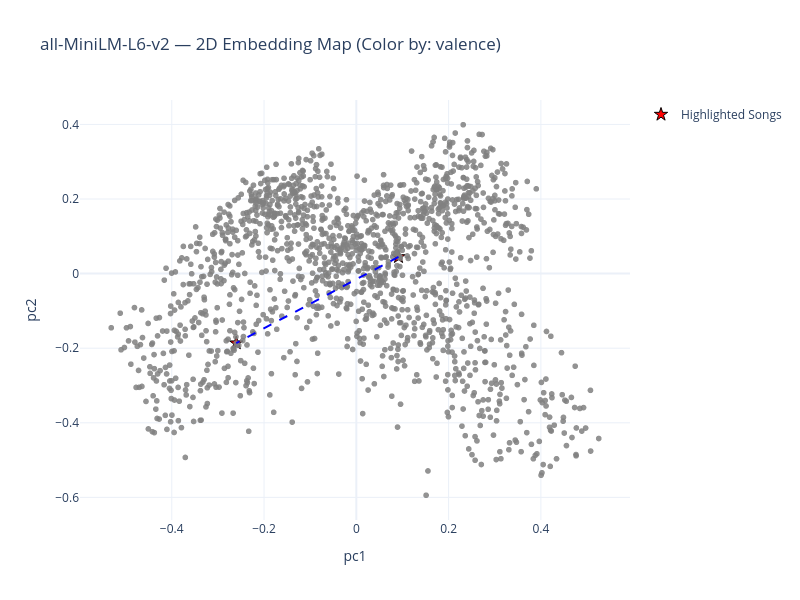
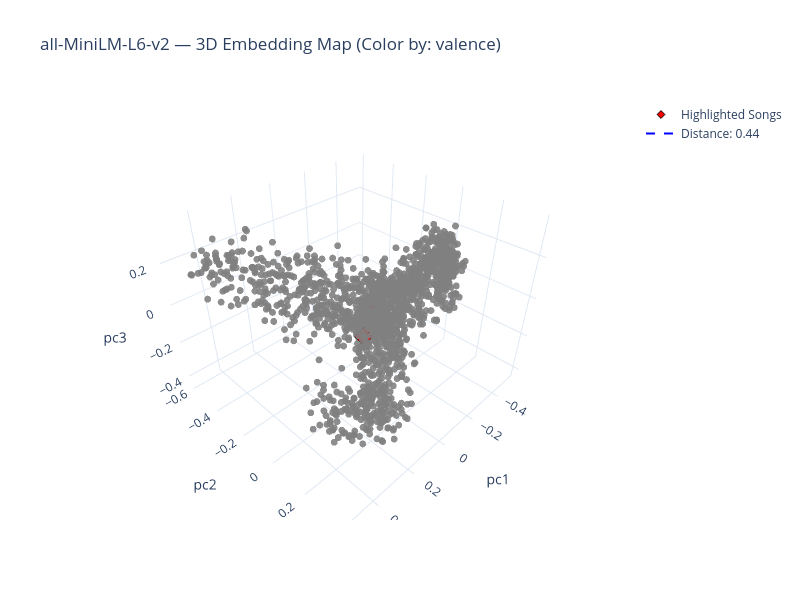
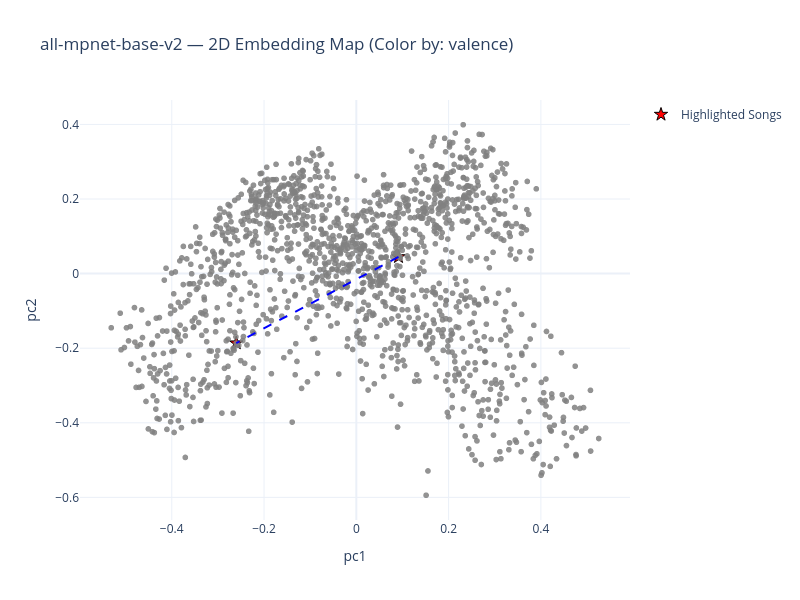
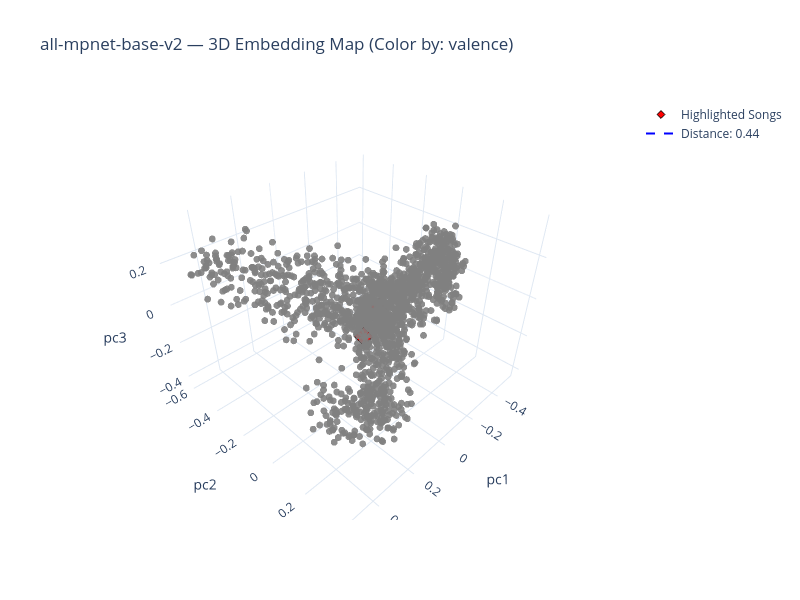

The cell these charts' notebook holds for them, in order:
### Markdown cell above
## 1.4 Visualising the embedding space (2D & 3D PCA)

We reduce the high‑dimensional embeddings with PCA for exploration.

> This is only for **intuition** — we are NOT training on the 2D/3D projections.

### Code cell
import pickle
import os
import sentence_transformers
import plotly.express as px
import plotly.graph_objects as go # Import plotly.graph_objects
import numpy as np
from sklearn.decomposition import PCA
import pandas as pd

# ============================
# ✅ GENERATE PCA VISUALIZATIONS (6 GRAPHS)
# ============================

# -------------------------
# 1. CHOOSE COLOR HERE
# -------------------------
COLOR_BY = 'valence'  # 👈 Changed to 'valence'

# -------------------------
# 2. SAMPLE EMBEDDINGS
# -------------------------
max_points = min(1500, len(df))
np.random.seed(1234)  # Set seed for reproducibility

idx_sample = np.random.choice(len(df), max_points, replace=False)
X_sample = results[next(iter(results))]["embeddings"][idx_sample]  # Use any model's embeddings for viz
df_sample = df.iloc[idx_sample].reset_index(drop=True)

# -------------------------
# 3. SAFE HOVER LABEL
# -------------------------
if PROJECT == "fashion" and "product_name" in df_sample.columns:
    hover_col = "product_name"
elif "title" in df_sample.columns:
    hover_col = "title"
elif PROJECT == "music":
    music_hover_cols = [col for col in ["track_name", "track_artist", "valence", "energy", "playlist_subgenre", "decade"] if col in df_sample.columns]
    if music_hover_cols:
        hover_col = music_hover_cols
    else:
        hover_col = df_sample.columns[0]
else:
    hover_col = df_sample.columns[0]

# -------------------------
# 4. DERIVED COLOR FEATURES (SAFE)
# -------------------------
if PROJECT == "recipes" and "ingredients" in df_sample.columns:
    df_sample["complexity"] = df_sample["ingredients"].apply(lambda x: len(str(x)))

if PROJECT == "movies" and "genres" in df_sample.columns:
    df_sample["main_genre"] = df_sample["genres"].astype(str).apply(lambda x: x.split("|")[0])

if PROJECT == "music" and "genres" in df_sample.columns:
    df_sample["main_genre"] = df_sample["genres"].astype(str).apply(lambda x: x.split("|")[0])

# -------------------------
# 5. SELECT TWO RANDOM SONGS TO HIGHLIGHT
# -------------------------
np.random.seed(1234)
highlight_indices = np.random.choice(len(df_sample), 2, replace=False)
highlight_indices = sorted(highlight_indices.tolist())

df_sample.iloc[highlight_indices[0], :] = df_sample.iloc[highlight_indices[0], :].copy()
df_sample.iloc[highlight_indices[1], :] = df_sample.iloc[highlight_indices[1], :].copy()

# Create highlight columns
df_sample["is_highlight"] = 0
df_sample.iloc[highlight_indices[0], df_sample.columns.get_loc("is_highlight")] = 1
df_sample.iloc[highlight_indices[1], df_sample.columns.get_loc("is_highlight")] = 1

# -------------------------
# 6. PCA REDUCTION
# -------------------------
pca_2d = PCA(n_components=2)
X_2d = pca_2d.fit_transform(X_sample)
df_sample["pc1"] = X_2d[:, 0]
df_sample["pc2"] = X_2d[:, 1]

pca_3d = PCA(n_components=3)
X_3d = pca_3d.fit_transform(X_sample)
df_sample["pc3"] = X_3d[:, 2]

# -------------------------
# 7. CALCULATE DISTANCE BETWEEN HIGHLIGHTED POINTS
# -------------------------
highlight_2d = df_sample.loc[highlight_indices, ["pc1", "pc2"]]
highlight_3d = df_sample.loc[highlight_indices, ["pc1", "pc2", "pc3"]]

# Euclidean distance in 2D
distance_2d = np.sqrt(np.sum((highlight_2d.iloc[1] - highlight_2d.iloc[0]) ** 2))

# Euclidean distance in 3D
distance_3d = np.sqrt(np.sum((highlight_3d.iloc[1] - highlight_3d.iloc[0]) ** 2))

print(f"\n{'='*50}")
print("📊 HIGHLIGHTED SONGS")
print('='*50)
print(f"   Index 1: {highlight_indices[0]}")
print(f"   Index 2: {highlight_indices[1]}")
print(f"   Distance (2D PCA): {distance_2d:.4f}")
print(f"   Distance (3D PCA): {distance_3d:.4f}")
print('='*50)

# Helper to create hovertext for a single row based on hover_col
def _create_hovertext_for_row(row, cols):
    hover_parts = []
    for col in cols:
        if col in row:
            hover_parts.append(f"<b>{col}</b>: {row[col]}")
    return "<br>".join(hover_parts)

# Pre-generate hovertext for highlighted songs
hovertext_song_a = _create_hovertext_for_row(df_sample.iloc[highlight_indices[0]], hover_col)
hovertext_song_b = _create_hovertext_for_row(df_sample.iloc[highlight_indices[1]], hover_col)

# -------------------------
# 8. INTERACTIVE 2D & 3D PLOTS FOR ALL MODELS
# -------------------------

# Get first embedding model for visualization
first_model = list(results.keys())[0]

for model_name in results.keys():
    print(f"\n{'='*50}")
    print(f"🎨 {model_name.upper()}")
    print('='*50)

    # -------------------------
    # 8A. 2D PLOT
    # -------------------------

    # Create 2D plot, colored by COLOR_BY (now 'valence')
    fig_2d = px.scatter(
        df_sample,
        x="pc1",
        y="pc2",
        # Removed color=COLOR_BY to make all non-highlighted points gray
        hover_data=hover_col,
        title=f"{model_name} — 2D Embedding Map (Color by: {COLOR_BY})"
    )

    # Set default marker style for non-highlighted points
    fig_2d.update_traces(
        marker=dict(color='gray', size=6, opacity=0.85)
    )

    # Highlight red for highlighted songs (using the 'is_highlight' column)
    # This trace will overlay the main plot for the highlighted points
    fig_2d.add_scatter(
        x=df_sample[df_sample["is_highlight"] == 1]["pc1"],
        y=df_sample[df_sample["is_highlight"] == 1]["pc2"],
        mode='markers',
        marker=dict(
            color='red',
            size=10,
            symbol='star',
            line=dict(width=1, color='black')
        ),
        hovertext=[hovertext_song_a, hovertext_song_b],
        hoverinfo='text',
        name='Highlighted Songs',
        showlegend=True
    )

    # Add line between highlighted points
    fig_2d.add_shape(
        type="line",
        x0=highlight_2d.iloc[0, 0],
        y0=highlight_2d.iloc[0, 1],
        x1=highlight_2d.iloc[1, 0],
        y1=highlight_2d.iloc[1, 1],
        line=dict(color='blue', width=2, dash='dash'),
        name=f"Distance: {distance_2d:.2f}"
    )

    fig_2d.update_layout(
        height=600,
        width=800,
        template='plotly_white',
        hovermode='closest'
    )

    fig_2d.show()

    # -------------------------
    # 8B. 3D PLOT
    # -------------------------

    fig_3d = px.scatter_3d(
        df_sample,
        x="pc1",
        y="pc2",
        z="pc3",
        # Removed color=COLOR_BY to make all non-highlighted points gray
        hover_data=hover_col,
        title=f"{model_name} — 3D Embedding Map (Color by: {COLOR_BY})"
    )

    # Set default marker style for non-highlighted points
    fig_3d.update_traces(
        marker=dict(color='gray', size=4, opacity=0.9)
    )

    # Add highlights to 3D plot
    fig_3d.add_trace(go.Scatter3d(
        x=df_sample[df_sample["is_highlight"] == 1]["pc1"],
        y=df_sample[df_sample["is_highlight"] == 1]["pc2"],
        z=df_sample[df_sample["is_highlight"] == 1]["pc3"],
        mode='markers',
        marker=dict(
            color='red',
            size=6,
            symbol='diamond',
            line=dict(width=1, color='black')
        ),
        hovertext=[hovertext_song_a, hovertext_song_b],
        hoverinfo='text',
        name='Highlighted Songs',
        showlegend=True
    ))

    # Add line between highlighted points in 3D
    fig_3d.add_trace(go.Scatter3d(
        x=[highlight_3d.iloc[0, 0], highlight_3d.iloc[1, 0]],
        y=[highlight_3d.iloc[0, 1], highlight_3d.iloc[1, 1]],
        z=[highlight_3d.iloc[0, 2], highlight_3d.iloc[1, 2]],
        mode='lines',
        line=dict(color='blue', width=2, dash='dash'),
        name=f"Distance: {distance_3d:.2f}"
    ))

    fig_3d.update_layout(
        height=600,
        width=800,
        template='plotly_white',
        hovermode='closest'
    )

    fig_3d.show()

# -------------------------
# 9. SAFETY CHECK MESSAGES
# -------------------------

if COLOR_BY is not None and COLOR_BY not in df_sample.columns:
    print(f"⚠️ WARNING: '{COLOR_BY}' is not a column in this dataset.")
    print("Available columns:", df_sample.columns.tolist())

# -------------------------
# 10. SUMMARY
# -------------------------

print("\n" + "="*50)
print("✅ PROCESSING & VISUALIZATION COMPLETE")
print("="*50)
print(f"   Models processed: {len(results)}")
print(f"   Models loaded from disk: {len(processed_models)}")
print(f"   New models processed: {len(results) - len(processed_models)}")
print(f"   Visualization graphs created: {len(results)} × 2 (2D + 3D) = {len(results) * 2}")
print(f"   Embeddings saved to local folder")
print("="*50)

print("\n📁 Saved embeddings location:")
print(f"   ./embeddings/")
print("="*50)

### Figure 1 — Plotly figure (JSON) as saved in the notebook; plotly's stock layout.template omitted (floating-point values rounded to 4 significant figures; data arrays with more than 128 entries replaced by an {"elided": "..."} marker saying what was removed)
{"data": [{"customdata": {"elided": "1500x6 mixed values"}, "hovertemplate": "pc1=%{x}<br>pc2=%{y}<br>track_name=%{customdata[0]}<br>track_artist=%{customdata[1]}<br>valence=%{customdata[2]}<br>energy=%{customdata[3]}<br>playlist_subgenre=%{customdata[4]}<br>decade=%{customdata[5]}<extra></extra>", "legendgroup": "", "marker": {"color": "gray", "opacity": 0.85, "size": 6, "symbol": "circle"}, "mode": "markers", "name": "", "showlegend": false, "type": "scattergl", "x": {"elided": "1500 float values"}, "xaxis": "x", "y": {"elided": "1500 float values"}, "yaxis": "y"}, {"hoverinfo": "text", "hovertext": ["<b>track_name</b>: The Journey<br><b>track_artist</b>: Tom Misch<br><b>valence</b>: 0.265<br><b>energy</b>: 0.398<br><b>playlist_subgenre</b>: indie poptimism<br><b>decade</b>: 2010", "<b>track_name</b>: Bellaquita - Remix<br><b>track_artist</b>: Dalex<br><b>valence</b>: 0.758<br><b>energy</b>: 0.715<br><b>playlist_subgenre</b>: reggaeton<br><b>decade</b>: 2010"], "marker": {"color": "red", "line": {"color": "black", "width": 1}, "size": 10, "symbol": "star"}, "mode": "markers", "name": "Highlighted Songs", "showlegend": true, "type": "scatter", "x": [0.09142, -0.2602], "y": [0.04489, -0.1863]}], "layout": {"height": 600, "hovermode": "closest", "legend": {"tracegroupgap": 0}, "shapes": [{"line": {"color": "blue", "dash": "dash", "width": 2}, "name": "Distance: 0.42", "type": "line", "x0": 0.09142, "x1": -0.2602, "y0": 0.04489, "y1": -0.1863}], "title": {"text": "all-MiniLM-L6-v2 — 2D Embedding Map (Color by: valence)"}, "width": 800, "xaxis": {"anchor": "y", "domain": [0, 1], "title": {"text": "pc1"}}, "yaxis": {"anchor": "x", "domain": [0, 1], "title": {"text": "pc2"}}}}

### Figure 2 — Plotly figure (JSON) as saved in the notebook; plotly's stock layout.template omitted (floating-point values rounded to 4 significant figures; data arrays with more than 128 entries replaced by an {"elided": "..."} marker saying what was removed)
{"data": [{"customdata": {"elided": "1500x6 mixed values"}, "hovertemplate": "pc1=%{x}<br>pc2=%{y}<br>pc3=%{z}<br>track_name=%{customdata[0]}<br>track_artist=%{customdata[1]}<br>valence=%{customdata[2]}<br>energy=%{customdata[3]}<br>playlist_subgenre=%{customdata[4]}<br>decade=%{customdata[5]}<extra></extra>", "legendgroup": "", "marker": {"color": "gray", "opacity": 0.9, "size": 4, "symbol": "circle"}, "mode": "markers", "name": "", "scene": "scene", "showlegend": false, "type": "scatter3d", "x": {"elided": "1500 float values"}, "y": {"elided": "1500 float values"}, "z": {"elided": "1500 float values"}}, {"hoverinfo": "text", "hovertext": ["<b>track_name</b>: The Journey<br><b>track_artist</b>: Tom Misch<br><b>valence</b>: 0.265<br><b>energy</b>: 0.398<br><b>playlist_subgenre</b>: indie poptimism<br><b>decade</b>: 2010", "<b>track_name</b>: Bellaquita - Remix<br><b>track_artist</b>: Dalex<br><b>valence</b>: 0.758<br><b>energy</b>: 0.715<br><b>playlist_subgenre</b>: reggaeton<br><b>decade</b>: 2010"], "marker": {"color": "red", "line": {"color": "black", "width": 1}, "size": 6, "symbol": "diamond"}, "mode": "markers", "name": "Highlighted Songs", "showlegend": true, "type": "scatter3d", "x": [0.09142, -0.2602], "y": [0.04489, -0.1863], "z": [-0.05254, -0.1944]}, {"line": {"color": "blue", "dash": "dash", "width": 2}, "mode": "lines", "name": "Distance: 0.44", "type": "scatter3d", "x": [0.09142, -0.2602], "y": [0.04489, -0.1863], "z": [-0.05254, -0.1944]}], "layout": {"height": 600, "hovermode": "closest", "legend": {"tracegroupgap": 0}, "scene": {"domain": {"x": [0, 1], "y": [0, 1]}, "xaxis": {"title": {"text": "pc1"}}, "yaxis": {"title": {"text": "pc2"}}, "zaxis": {"title": {"text": "pc3"}}}, "title": {"text": "all-MiniLM-L6-v2 — 3D Embedding Map (Color by: valence)"}, "width": 800}}

### Figure 3 — Plotly figure (JSON) as saved in the notebook; plotly's stock layout.template omitted (floating-point values rounded to 4 significant figures; data arrays with more than 128 entries replaced by an {"elided": "..."} marker saying what was removed)
{"data": [{"customdata": {"elided": "1500x6 mixed values"}, "hovertemplate": "pc1=%{x}<br>pc2=%{y}<br>track_name=%{customdata[0]}<br>track_artist=%{customdata[1]}<br>valence=%{customdata[2]}<br>energy=%{customdata[3]}<br>playlist_subgenre=%{customdata[4]}<br>decade=%{customdata[5]}<extra></extra>", "legendgroup": "", "marker": {"color": "gray", "opacity": 0.85, "size": 6, "symbol": "circle"}, "mode": "markers", "name": "", "showlegend": false, "type": "scattergl", "x": {"elided": "1500 float values"}, "xaxis": "x", "y": {"elided": "1500 float values"}, "yaxis": "y"}, {"hoverinfo": "text", "hovertext": ["<b>track_name</b>: The Journey<br><b>track_artist</b>: Tom Misch<br><b>valence</b>: 0.265<br><b>energy</b>: 0.398<br><b>playlist_subgenre</b>: indie poptimism<br><b>decade</b>: 2010", "<b>track_name</b>: Bellaquita - Remix<br><b>track_artist</b>: Dalex<br><b>valence</b>: 0.758<br><b>energy</b>: 0.715<br><b>playlist_subgenre</b>: reggaeton<br><b>decade</b>: 2010"], "marker": {"color": "red", "line": {"color": "black", "width": 1}, "size": 10, "symbol": "star"}, "mode": "markers", "name": "Highlighted Songs", "showlegend": true, "type": "scatter", "x": [0.09142, -0.2602], "y": [0.04489, -0.1863]}], "layout": {"height": 600, "hovermode": "closest", "legend": {"tracegroupgap": 0}, "shapes": [{"line": {"color": "blue", "dash": "dash", "width": 2}, "name": "Distance: 0.42", "type": "line", "x0": 0.09142, "x1": -0.2602, "y0": 0.04489, "y1": -0.1863}], "title": {"text": "all-mpnet-base-v2 — 2D Embedding Map (Color by: valence)"}, "width": 800, "xaxis": {"anchor": "y", "domain": [0, 1], "title": {"text": "pc1"}}, "yaxis": {"anchor": "x", "domain": [0, 1], "title": {"text": "pc2"}}}}

### Figure 4 — Plotly figure (JSON) as saved in the notebook; plotly's stock layout.template omitted (floating-point values rounded to 4 significant figures; data arrays with more than 128 entries replaced by an {"elided": "..."} marker saying what was removed)
{"data": [{"customdata": {"elided": "1500x6 mixed values"}, "hovertemplate": "pc1=%{x}<br>pc2=%{y}<br>pc3=%{z}<br>track_name=%{customdata[0]}<br>track_artist=%{customdata[1]}<br>valence=%{customdata[2]}<br>energy=%{customdata[3]}<br>playlist_subgenre=%{customdata[4]}<br>decade=%{customdata[5]}<extra></extra>", "legendgroup": "", "marker": {"color": "gray", "opacity": 0.9, "size": 4, "symbol": "circle"}, "mode": "markers", "name": "", "scene": "scene", "showlegend": false, "type": "scatter3d", "x": {"elided": "1500 float values"}, "y": {"elided": "1500 float values"}, "z": {"elided": "1500 float values"}}, {"hoverinfo": "text", "hovertext": ["<b>track_name</b>: The Journey<br><b>track_artist</b>: Tom Misch<br><b>valence</b>: 0.265<br><b>energy</b>: 0.398<br><b>playlist_subgenre</b>: indie poptimism<br><b>decade</b>: 2010", "<b>track_name</b>: Bellaquita - Remix<br><b>track_artist</b>: Dalex<br><b>valence</b>: 0.758<br><b>energy</b>: 0.715<br><b>playlist_subgenre</b>: reggaeton<br><b>decade</b>: 2010"], "marker": {"color": "red", "line": {"color": "black", "width": 1}, "size": 6, "symbol": "diamond"}, "mode": "markers", "name": "Highlighted Songs", "showlegend": true, "type": "scatter3d", "x": [0.09142, -0.2602], "y": [0.04489, -0.1863], "z": [-0.05254, -0.1944]}, {"line": {"color": "blue", "dash": "dash", "width": 2}, "mode": "lines", "name": "Distance: 0.44", "type": "scatter3d", "x": [0.09142, -0.2602], "y": [0.04489, -0.1863], "z": [-0.05254, -0.1944]}], "layout": {"height": 600, "hovermode": "closest", "legend": {"tracegroupgap": 0}, "scene": {"domain": {"x": [0, 1], "y": [0, 1]}, "xaxis": {"title": {"text": "pc1"}}, "yaxis": {"title": {"text": "pc2"}}, "zaxis": {"title": {"text": "pc3"}}}, "title": {"text": "all-mpnet-base-v2 — 3D Embedding Map (Color by: valence)"}, "width": 800}}
